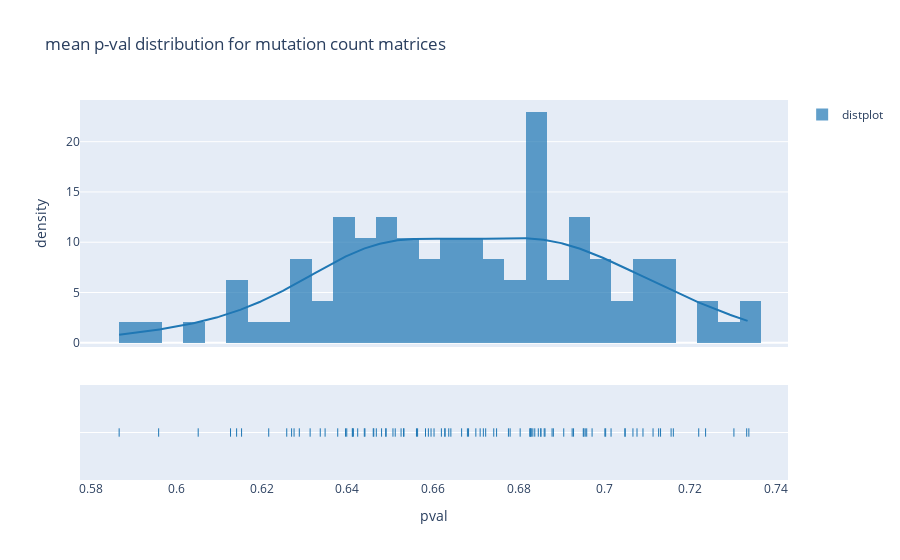

Source (notebook cell):
### Code cell
hist_data= mut_means[~np.isnan(mut_means)]
hist_data= [hist_data]
group_labels = ['distplot'] # name of the dataset

fig = ff.create_distplot(hist_data, group_labels,
                        bin_size=.005)


fig.update_layout(title_text='mean p-val distribution for mutation count matrices')
fig.update_layout(xaxis_title= 'pval')
fig.update_layout(yaxis_title= 'density')

### Figure 1 — Plotly figure (JSON) as saved in the notebook; plotly's stock layout.template omitted (floating-point values rounded to 4 significant figures; data arrays with more than 128 entries replaced by an {"elided": "..."} marker saying what was removed)
{"data": [{"autobinx": false, "histnorm": "probability density", "legendgroup": "distplot", "marker": {"color": "rgb(31, 119, 180)"}, "name": "distplot", "opacity": 0.7, "type": "histogram", "x": [0.6667, 0.709, 0.7048, 0.6532, 0.686, 0.7114, 0.671, 0.6862, 0.6928, 0.7303, 0.6955, 0.6881, 0.67, 0.7131, 0.6852, 0.6971, 0.6627, 0.6852, 0.6838, 0.6878, 0.6829, 0.678, 0.6826, 0.6828, 0.6959, 0.7127, 0.6803, 0.7067, 0.6905, 0.7237, 0.668, 0.6683, 0.6489, 0.6412, 0.6414, 0.6336, 0.6127, 0.6377, 0.6258, 0.6153, 0.6398, 0.6564, 0.6833, 0.6396, 0.6287, 0.649, 0.6441, 0.6269, 0.646, 0.6525, 0.6051, 0.6776, 0.6141, 0.6561, 0.6424, 0.6313, 0.6216, 0.5959, 0.5867, 0.6589, 0.6275, 0.6462, 0.6348, 0.6439, 0.6506, 0.6952, 0.7003, 0.6748, 0.6717, 0.6642, 0.7333, 0.6582, 0.6925, 0.7049, 0.7338, 0.7016, 0.6637, 0.6411, 0.7221, 0.6619, 0.6512, 0.6602, 0.7001, 0.6951, 0.6723, 0.648, 0.7156, 0.6595, 0.6628, 0.6827, 0.7076, 0.6846, 0.6742, 0.6531, 0.7161, 0.6467], "xaxis": "x", "xbins": {"end": 0.7338, "size": 0.005, "start": 0.5867}, "yaxis": "y"}, {"legendgroup": "distplot", "marker": {"color": "rgb(31, 119, 180)"}, "mode": "lines", "name": "distplot", "showlegend": false, "type": "scatter", "x": {"elided": "500 float values"}, "xaxis": "x", "y": {"elided": "500 float values"}, "yaxis": "y"}, {"legendgroup": "distplot", "marker": {"color": "rgb(31, 119, 180)", "symbol": "line-ns-open"}, "mode": "markers", "name": "distplot", "showlegend": false, "type": "scatter", "x": [0.6667, 0.709, 0.7048, 0.6532, 0.686, 0.7114, 0.671, 0.6862, 0.6928, 0.7303, 0.6955, 0.6881, 0.67, 0.7131, 0.6852, 0.6971, 0.6627, 0.6852, 0.6838, 0.6878, 0.6829, 0.678, 0.6826, 0.6828, 0.6959, 0.7127, 0.6803, 0.7067, 0.6905, 0.7237, 0.668, 0.6683, 0.6489, 0.6412, 0.6414, 0.6336, 0.6127, 0.6377, 0.6258, 0.6153, 0.6398, 0.6564, 0.6833, 0.6396, 0.6287, 0.649, 0.6441, 0.6269, 0.646, 0.6525, 0.6051, 0.6776, 0.6141, 0.6561, 0.6424, 0.6313, 0.6216, 0.5959, 0.5867, 0.6589, 0.6275, 0.6462, 0.6348, 0.6439, 0.6506, 0.6952, 0.7003, 0.6748, 0.6717, 0.6642, 0.7333, 0.6582, 0.6925, 0.7049, 0.7338, 0.7016, 0.6637, 0.6411, 0.7221, 0.6619, 0.6512, 0.6602, 0.7001, 0.6951, 0.6723, 0.648, 0.7156, 0.6595, 0.6628, 0.6827, 0.7076, 0.6846, 0.6742, 0.6531, 0.7161, 0.6467], "xaxis": "x", "y": ["distplot", "distplot", "distplot", "distplot", "distplot", "distplot", "distplot", "distplot", "distplot", "distplot", "distplot", "distplot", "distplot", "distplot", "distplot", "distplot", "distplot", "distplot", "distplot", "distplot", "distplot", "distplot", "distplot", "distplot", "distplot", "distplot", "distplot", "distplot", "distplot", "distplot", "distplot", "distplot", "distplot", "distplot", "distplot", "distplot", "distplot", "distplot", "distplot", "distplot", "distplot", "distplot", "distplot", "distplot", "distplot", "distplot", "distplot", "distplot", "distplot", "distplot", "distplot", "distplot", "distplot", "distplot", "distplot", "distplot", "distplot", "distplot", "distplot", "distplot", "distplot", "distplot", "distplot", "distplot", "distplot", "distplot", "distplot", "distplot", "distplot", "distplot", "distplot", "distplot", "distplot", "distplot", "distplot", "distplot", "distplot", "distplot", "distplot", "distplot", "distplot", "distplot", "distplot", "distplot", "distplot", "distplot", "distplot", "distplot", "distplot", "distplot", "distplot", "distplot", "distplot", "distplot", "distplot", "distplot"], "yaxis": "y2"}], "layout": {"barmode": "overlay", "hovermode": "closest", "legend": {"traceorder": "reversed"}, "title": {"text": "mean p-val distribution for mutation count matrices"}, "xaxis": {"anchor": "y2", "domain": [0, 1], "title": {"text": "pval"}, "zeroline": false}, "yaxis": {"anchor": "free", "domain": [0.35, 1], "position": 0, "title": {"text": "density"}}, "yaxis2": {"anchor": "x", "domain": [0, 0.25], "dtick": 1, "showticklabels": false}}}
